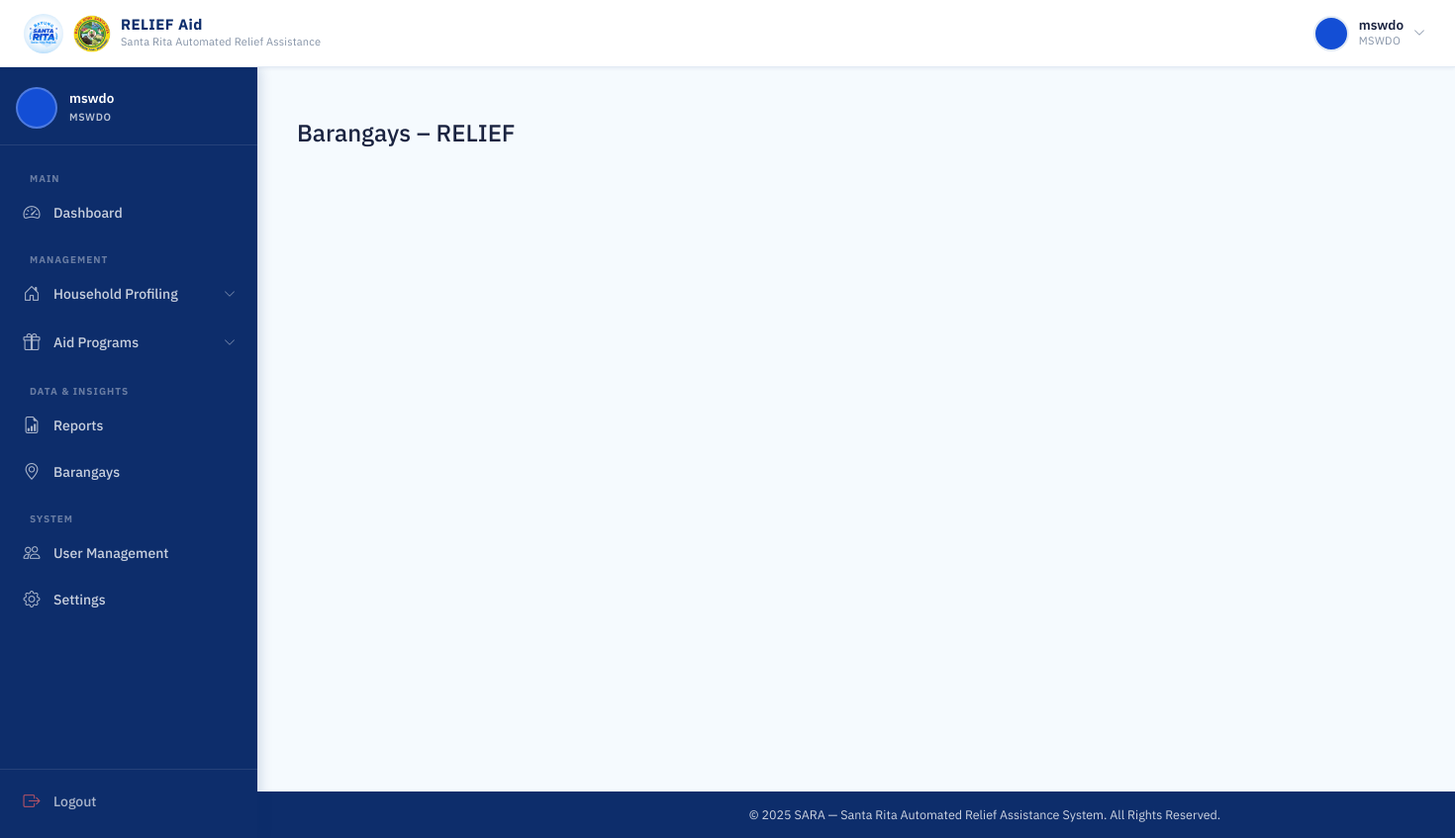
/mswdo/aids/RELIEF/ (signed in), run on an earlier commit of the app's database.
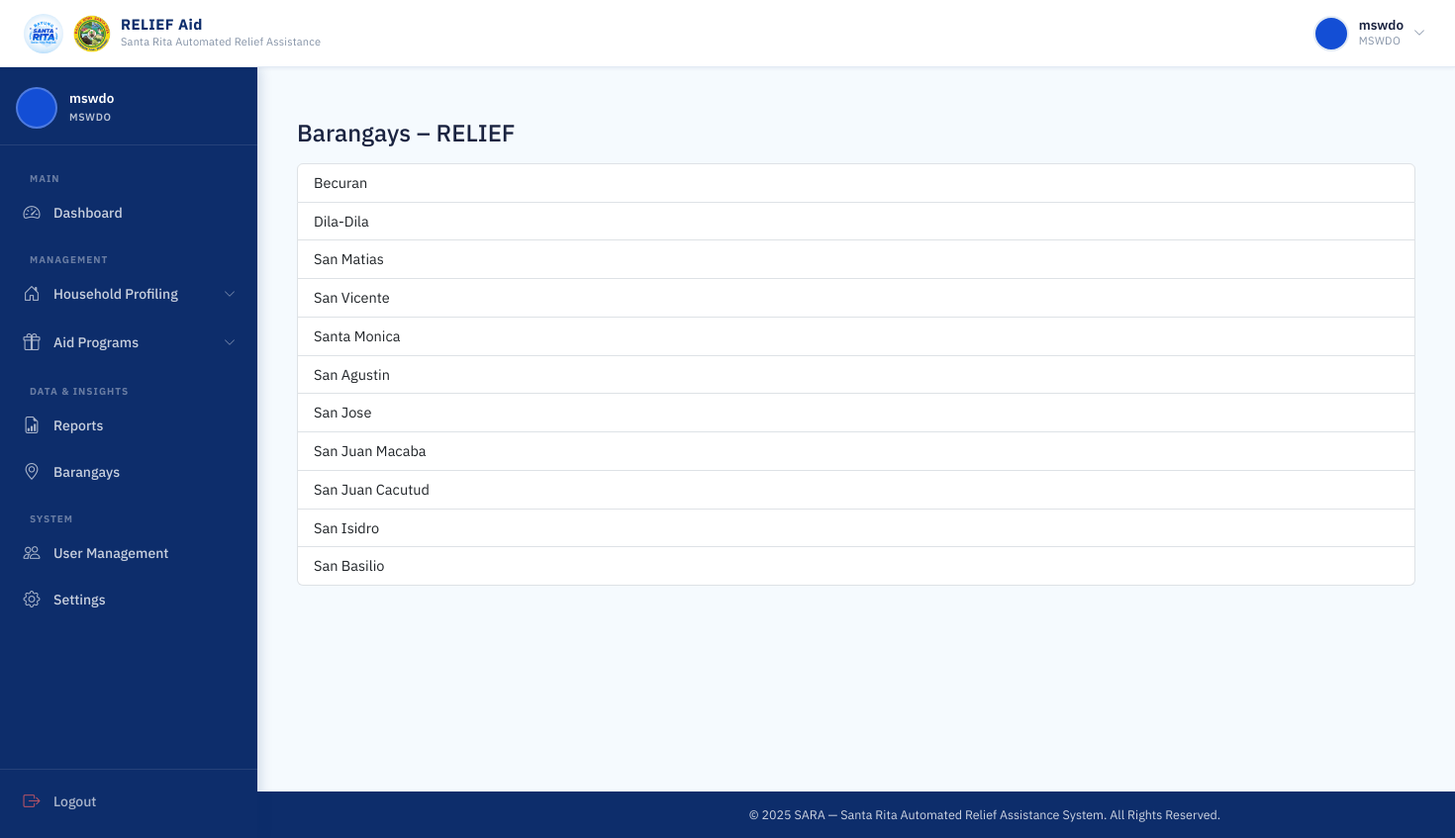
And on a later commit of the database.
### accounts/models.py (models this page shows, shortened)
class Barangay(models.Model):
    name = models.CharField(max_length=100, unique=True)

### accounts/views.py (the view)
# urls.py: path('mswdo/aids/<str:aid_type>/', views.aid_barangay_list, name='aid_barangay_list'),
@login_required
def aid_barangay_list(request, aid_type):
    if request.user.role != 'MSWDO':
        return HttpResponseForbidden("Access Denied")
    barangays = Barangay.objects.all()
    return render(request, 'accounts/aid_barangay_list.html', {
        'aid_type': aid_type,
        'barangays': barangays
    })

### templates/accounts/aid_barangay_list.html
{% extends 'base.html' %}
{% block navbar_title %}{{ aid_type }} Aid{% endblock %}
{% block content %}
<div class="container mt-4">
  <h4>Barangays – {{ aid_type }}</h4>
  <div class="list-group mt-3">
    {% for barangay in barangays %}
      <a href="{% url 'aid_barangay_detail' aid_type barangay.id %}"
         class="list-group-item list-group-item-action">
        {{ barangay.name }}
      </a>
    {% endfor %}
  </div>
</div>
{% endblock %}

What changed in the data, as far as the page shows it:
added Barangay: name "Becuran"
added Barangay: name "Dila-Dila"
added Barangay: name "San Matias"
added Barangay: name "San Vicente"
added Barangay: name "Santa Monica"
added Barangay: name "San Agustin"
added Barangay: name "San Jose"
added Barangay: name "San Juan Macaba"
added Barangay: name "San Juan Cacutud"
added Barangay: name "San Isidro"
added Barangay: name "San Basilio"
